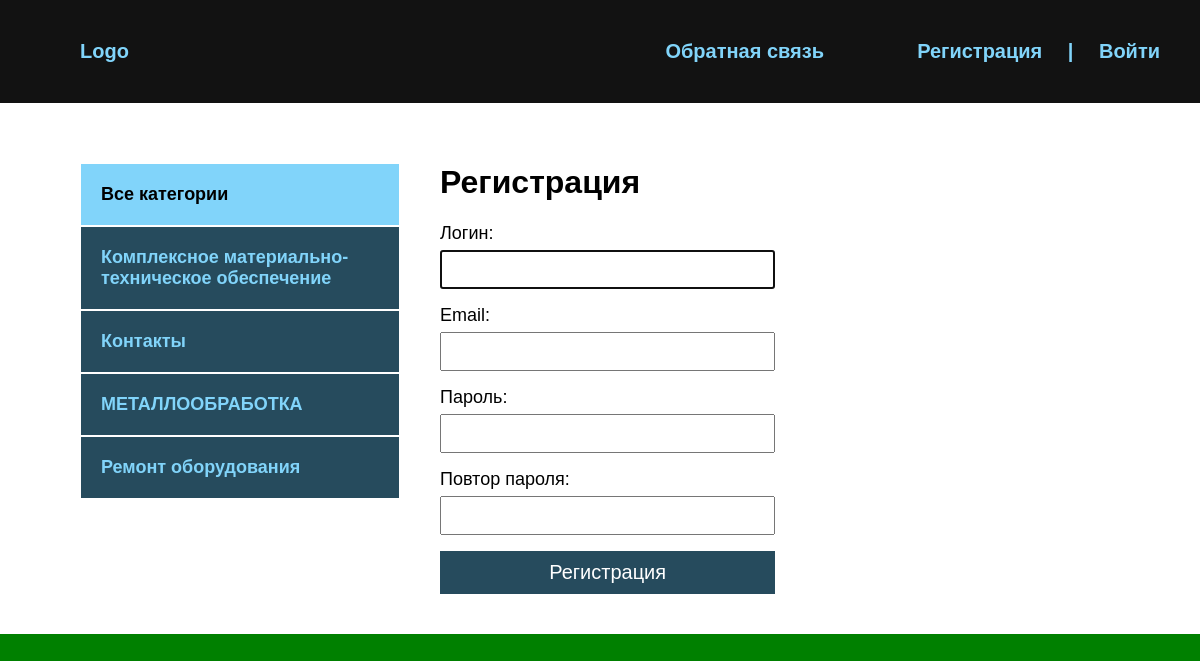
Screenshot of /register/ with the database file from the repository.
### blog/models.py (models this page shows, shortened)
class Category(models.Model):
    name = models.CharField(max_length=255, verbose_name='Категория')
    slug = models.SlugField(max_length=255, unique=True, verbose_name='URL')
    def get_absolute_url(self):
        return reverse('category', kwargs={'cat_slug': self.slug})
    class Meta:
        verbose_name = "Категорию"
        verbose_name_plural = "Категории"

### blog/views.py (the view, shortened to what this page needs)
# urls.py: path('register/', RegisterUser.as_view(), name='register'),
class RegisterUser(DataMixin, CreateView):
    form_class = RegisterUserForm
    template_name = 'blog/register.html'
    success_url = reverse_lazy('login')
    def get_context_data(self, *, object_list=None, **kwargs):
        context = super().get_context_data(**kwargs)
        c_def = self.get_user_context(title='Регистрация')
        return dict(list(context.items()) + list(c_def.items()))

### blog/forms.py
class RegisterUserForm(UserCreationForm):
    username = forms.CharField(label='Логин', widget=forms.TextInput(attrs={'class': 'form-input'}))
    email = forms.EmailField(label='Email', widget=forms.EmailInput(attrs={'class': 'form-input'}))
    password1 = forms.CharField(label='Пароль', widget=forms.PasswordInput(attrs={'class': 'form-input'}))
    password2 = forms.CharField(label='Повтор пароля', widget=forms.PasswordInput(attrs={'class': 'form-input'}))
    class Meta:
        model = User
        fields = ('username', 'email', 'password1', 'password2')

### blog/utils.py (called while the page is built)
    def get_user_context(self, **kwargs):
        context = kwargs
        cats = Category.objects.annotate(Count('blog'))
        user_menu = menu.copy()
        if not self.request.user.is_authenticated:
            user_menu.pop(0)
        context['menu'] = user_menu
        context['cats'] = cats
        if 'cat_selected' not in context:
            context['cat_selected'] = 0
        return context

### blog/templates/blog/register.html (shortened to what this page needs)
{% extends 'blog/base.html' %}
{% block content %}
<h1>{{ title }}</h1>
<form method="post">
    {{ form.as_p }}
  <button>Регистрация</button>
</form>
{% endblock %}

### blog/templates/blog/base.html (shortened to what this page needs)
<!DOCTYPE html>
{% load blog_tags %}
{% load static %}
<html lang="en">
<head>
    <link rel="stylesheet" href="{% static 'css/style.css' %}">
</head>
<body>
    <div class="header">
        <div class="wrap">
          <ul class="mainmenu">
              <li class="logo"><a href="{% url 'index' %}">Logo</a></li>
              {% for m in menu %}
              <li class="last"><a href="{% url m.url_name %}">{{ m.title }}</a></li>
              {% endfor %}
              {% if request.user.is_authenticated %}
              <li class="last">{{ user.username }} | <a href="{% url 'logout' %}">Выйти</a></li>
              {% else %}
              <li class="last"><a href="{% url 'register' %}">Регистрация</a> | <a href="{% url 'login' %}">Войти</a></li>
              {% endif %}
          </ul>
        </div>
    </div>
    <div class="content">
        <div class="wrap">
          <div class="sidebar">
                <ul>
                    {% if cat_selected == 0 %}
                    <li class="selected">Все категории</li>
                    {% else %}
                    <li><a href="{% url 'index' %}">Все категории</a></li>
                    {% endif %}
                    {% for c in cats %}
                        {% if c.blog__count > 0 %}
                            {% if c.pk == cat_selected %}
                            <li class="selected">{{ c.name }}</li>
                            {% else %}
                            <li><a href="{{ c.get_absolute_url }}">{{ c.name }}</a></li>
                            {% endif %}
                        {% endif %}
                    {% endfor %}
                </ul>
          </div>
          <div class="main">
              {% block content %}
              {% endblock %}
          </div>
        </div>
    </div>
</body>

### blog/static/css/style.css (style rules this page uses)
body { margin: 0; padding: 0; background: green; font-family: Verdana, Geneva, Tahoma, sans-serif; }
.wrap { max-width: 1200px; margin: 0 auto; }
.content .wrap { background: #FFF; padding: 40px; box-sizing: border-box; display: flex; }
ul { list-style: none; }
a { color: #81d4fa; text-decoration: none; padding: 20px; }
.header { background: #121212; padding: 20px; }
.mainmenu { display: flex; align-items: center; font-size: 20px; font-weight: bold; justify-content: space-between; }
.logo { flex-basis: 40%; }
.last { flex-basis: 30%; text-align: right; color: #81d4fa; }
.sidebar ul { width: 320px; margin-right: 40px; margin-top: 20px; }
.sidebar a { padding: 20px; display: block; border: 1px solid #FFF; background: #264b5d; font-weight: bold; font-size: 18px; }
.selected { font-size: 18px; padding: 20px; border: 1px solid #FFF; font-weight: bold; background: #81d4fa; }
.form-input { width: 100%; padding: 10px; box-sizing: border-box; }
button { background: #264b5d; color: #FFF; width: 100%; padding: 10px; font-size: 20px; border: none; cursor: pointer; }
form label { font-size: 18px; }
input, textarea { width: 100%; margin-top: 6px; padding: 6px; box-sizing: border-box; }
label { font-size: 20px; }
.last a { display: inline; }

### rows the page displays
Category: name "Комплексное материально-техническое обеспечение"
Category: name "Контакты"
Category: name "МЕТАЛЛООБРАБОТКА"
Category: name "Ремонт оборудования"

### other values shown
{{ m.title }} "Обратная связь"
{{ title }} "Регистрация"
